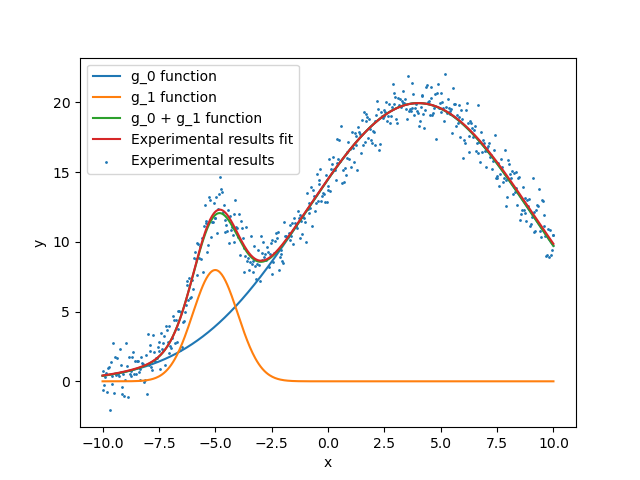

Reproduce this figure in Python.
import math
import numpy as np
import matplotlib.pyplot as plt
from scipy import optimize
from pytictoc import TicToc

t = TicToc()

def g(x, A, μ, σ):
    return A / (σ * math.sqrt(2 * math.pi)) * np.exp(-(x-μ)**2 / (2*σ**2))

def f(x):
    return np.exp(-(x-2)**2) + np.exp(-(x-6)**2/10) + 1/(x**2 + 1)

# A = 100.0 # intensity
# μ = 4.0  # mean
# σ = 4.0 # peak width
n = 500 # Number of data points in signal
# x = np.linspace(-10, 10, n)
# y = g(x, A, μ, σ) + np.random.randn(n)

#%% NOW FOR THE ACTUAL TEST #%%
t.tic() # start clock

def cost(parameters):
    '''Minimize the sum of the squares of the residuals
    between the measured y and the calculated y'''
    g_0 = parameters[:3]
    g_1 = parameters[3:6]
    return np.sum(np.power(g(x, *g_0) + g(x, *g_1) - y, 2)) / len(x)

g_0 = [250.0, 4.0, 5.0]
g_1 = [20.0, -5.0, 1.0]

x = np.linspace(-10, 10, n)
# experimental data in reality would be measured but here we are just
# adding a perturbation around the original function to generate some data
y = g(x, *g_0) + g(x, *g_1) + np.random.randn(n)

initial_guess = [5, 10, 4, 20, -6, 4]
result = optimize.minimize(cost, initial_guess,tol=1e-6)
yfit = g(x,*result.x[0:3]) + g(x,*result.x[3:6])

print('Root of the mean of the squared values of deltas: ', np.sqrt(np.mean((y-yfit)**2)))
print('Using the cost function acutally used to minimize...')
print('Cost function (sum of the squares of the residuals divided by length of data): ', np.sum(np.power(g(x, *g_0) + g(x, *g_1) - y, 2)) / len(x))
print('Calculated best fit parameter values: ', result.x)
print('Calculated deltas: ', result.x - np.concatenate([g_0,g_1]))

fig, ax = plt.subplots()
ax.scatter(x, y, s=1, label='Experimental results')
ax.plot(x, g(x, *g_0),label='g_0 function')
ax.plot(x, g(x, *g_1),label='g_1 function')
ax.plot(x, g(x,*g_0) + g(x,*g_1),label='g_0 + g_1 function')
ax.plot(x, yfit, label='Experimental results fit')
ax.legend()
plt.xlabel('x')
plt.ylabel('y')
fig.savefig('curvefitexample.png')

t.toc()  # stop clock and print elapsed time
np.savetxt('curvefitexample.out', (x,y), delimiter=',') # Save signal to file
